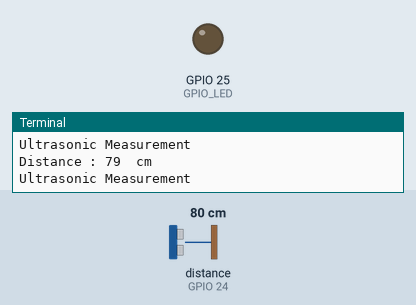
This program was run on a simulated Raspberry Pi (BCM pin numbers). On the bench: output pins drawn as LEDs (lit = HIGH), the last lines printed to the terminal. Inputs (shaded band) come from the test bench; at power-on: distance to the obstacle (sensor on GPIO 24) 80 cm. The echo pulse lasts 58.3 µs per cm; the clock reads 2024-03-15 10:24:30 at power-on unless the program sets it; pins used as bus, display or sensor lines are not drawn.

Above: at 1.2 s.
1.3 s: distance to the obstacle (sensor on GPIO 24) set to 31 cm
3.2 s: distance to the obstacle (sensor on GPIO 24) set to 26 cm
At 4.5 s:
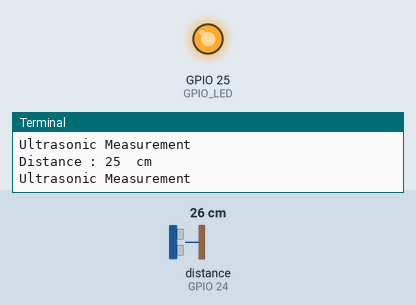
5.5 s: distance to the obstacle (sensor on GPIO 24) set to 35 cm
At 7.2 s:
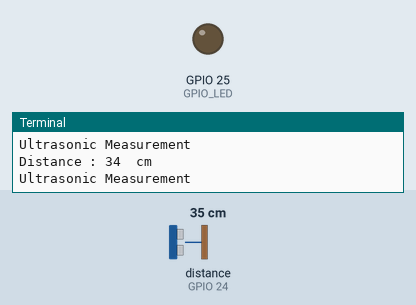
7.5 s: distance to the obstacle (sensor on GPIO 24) set to 2 cm
At 9.1 s:
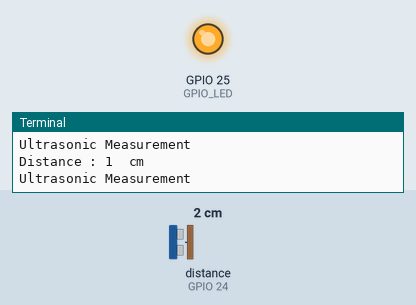
Timing chart, 0 to 10.5 s (numbered marks = the images above; inputs shaded):
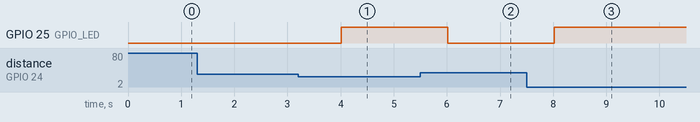

The program:

Ultrasonic_sensor.py
```python
# Import required Python libraries
import time
import RPi.GPIO as GPIO

# Use BCM GPIO references
# instead of physical pin numbers
GPIO.setmode(GPIO.BCM)
GPIO.setwarnings(False)

# Define GPIO to use on Pi
GPIO_TRIGGER = 23
GPIO_ECHO = 24
GPIO_LED = 25
# Set pins as output and input
GPIO.setup(GPIO_TRIGGER, GPIO.OUT)  # Trigger
GPIO.setup(GPIO_ECHO, GPIO.IN)      # Echo
GPIO.setup(GPIO_LED, GPIO.OUT)


# Set trigger to False (Low)
GPIO.output(GPIO_TRIGGER, False)
while True:

    print("Ultrasonic Measurement")

    # Allow module to settle
    time.sleep(1)

    # Send 10us pulse to trigger
    GPIO.output(GPIO_TRIGGER, True)
    time.sleep(0.00001)
    GPIO.output(GPIO_TRIGGER, False)
    start = time.time()

    while GPIO.input(GPIO_ECHO)==0:
      start = time.time()

    while GPIO.input(GPIO_ECHO)==1:
      stop = time.time()

    # Calculate pulse length
    elapsed = stop-start

    # Distance pulse travelled in that time is time
    # multiplied by the speed of sound (cm/s)
    distancet = elapsed * 34300

    # That was the distance there and back so halve the value
    distance = distancet / 2
    int_distance = int(distance)

    print  ("Distance :", int_distance, " cm")

    if int_distance < 30:
        GPIO.output(GPIO_LED, True)
    else:
        GPIO.output(GPIO_LED, False)
```

Measured:
- the behaviour switches between 30 and 29 cm on distance to the obstacle (sensor on GPIO 24) (found by bisection; images 0 and 1)
- after the input at 3.2 s, GPIO 25 (GPIO_LED): LOW → HIGH after 0.81 s
- after the input at 5.5 s, GPIO 25 (GPIO_LED): HIGH → LOW after 0.52 s
- after the input at 7.5 s, GPIO 25 (GPIO_LED): LOW → HIGH after 0.52 s
